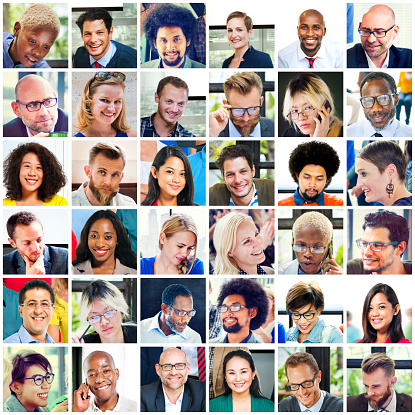
#> input picture Prova-p2/pessoas.jpg, 415 x 415 px
$ python q2.py
#> lines starting #> are read from the running program, lines starting #| are printed output that depends on the picture; after the words box and inside, x2 and y2 are one past the last pixel; in counts of white or black regions, pixels touching at a corner belong together
import numpy as np
import cv2

cascadeFace = cv2.CascadeClassifier("frontalface.xml")

imagemOriginal = cv2.imread("pessoas.jpg")
#> imagemOriginal is the input picture: shape (415, 415, 3); mean B, G, R 148.8, 154.7, 166.7
imagem = cv2.cvtColor(imagemOriginal, cv2.COLOR_BGR2GRAY)
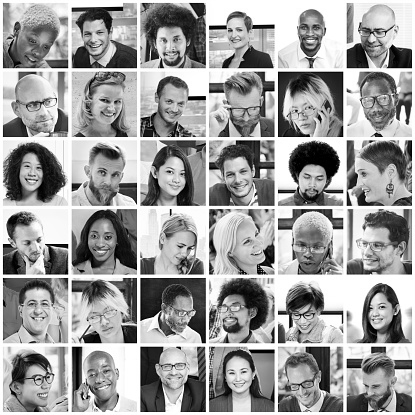
#> imagem: shape (415, 415); min 0, max 255, mean 157.6

# faces = cascadeFace.detectMultiScale(imagem, 1.3, 5)

faces = cascadeFace.detectMultiScale(
        imagem,
        scaleFactor=1.1,
        minNeighbors=1,
)
#> faces = 23 rows, first 6: [294, 15, 32, 32], [221, 20, 27, 27], [16, 155, 32, 32], [351, 230, 39, 39], [77, 21, 33, 33], [157, 160, 36, 36]

#desenha um retangulo nas faces detectadas
for (x, y, w, h) in faces:
    cv2.rectangle(imagemOriginal, (x,y), (x+w, y+h), (000,255,0), 2)
#> this loop made 23 passes
#> (x, y, w, h) on passes 1 to 12: (294, 15, 32, 32), (221, 20, 27, 27), (16, 155, 32, 32), (351, 230, 39, 39), (77, 21, 33, 33), (157, 160, 36, 36), (220, 160, 35, 35), (296, 165, 33, 33), (82, 221, 40, 40), (169, 236, 30, 30), (363, 295, 32, 32), (222, 359, 33, 33)
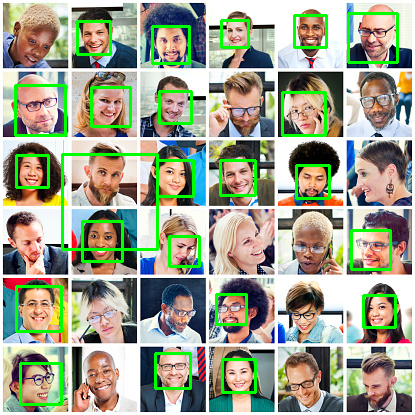
#> imagemOriginal: shape (415, 415, 3); 6.13% of pixels changed, all inside (x1, y1, x2, y2) = (14, 12, 399, 406)


#exibe o total de faces detectadas
print(len(faces))
#| 23

cv2.imshow("Resultado", imagemOriginal)
cv2.waitKey(0)
cv2.destroyAllWindows();

$ run again, with Prova-p2/funcionandoq2.PNG saved as Prova-p2/pessoas.jpg
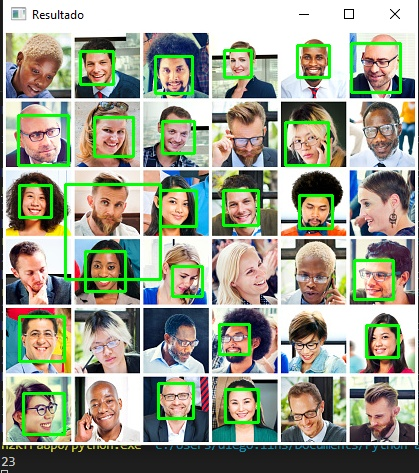
#> input picture Prova-p2/funcionandoq2.PNG, 419 x 473 px
#> imagemOriginal is the input picture: shape (473, 419, 3); mean B, G, R 141.1, 159.4, 155.4
#> `imagem = cv2.cvtColor(imagemOriginal, cv2.COLOR_BGR2GRAY)`:
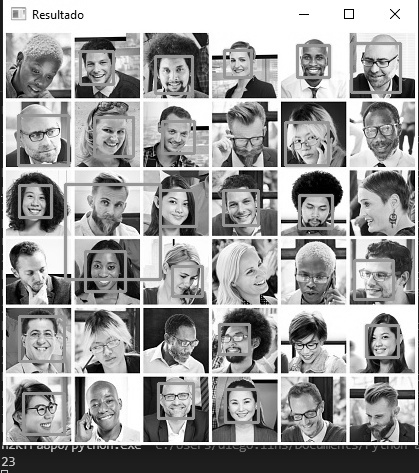
#> imagem: shape (473, 419); min 0, max 255, mean 156.1
#> faces = 23 rows, first 6: [298, 46, 30, 30], [225, 50, 27, 27], [80, 51, 33, 33], [21, 186, 29, 29], [225, 390, 33, 33], [342, 112, 27, 27]
#> the loop `for (x, y, w, h) in faces:` made 23 passes
#> after the loop `for (x, y, w, h) in faces:`:
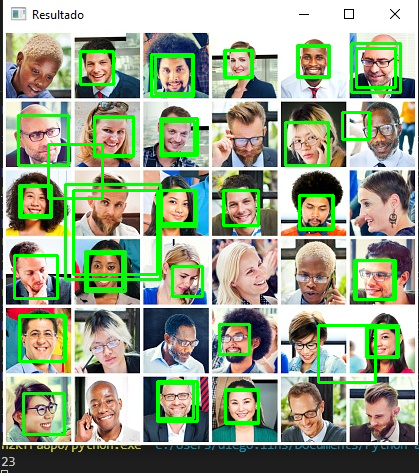
#> imagemOriginal: shape (473, 419, 3); 5.32% of pixels changed, all inside (x1, y1, x2, y2) = (13, 45, 398, 425)
#| 23
